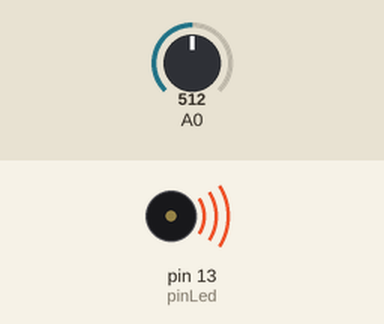
Bench run of a sketch on a simulated Arduino Uno, built with avr-gcc and run on an emulated ATmega328P. On the bench: buzzer (waves = sounding). Inputs (shaded band) come from the test bench; at power-on: A0 = 512.

Above: at 0.1 s.
Timing chart, 0 to 1.6 s (numbered marks = the images above):
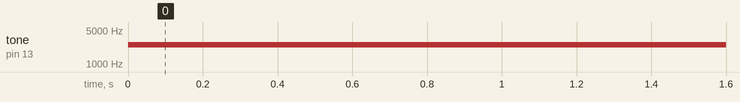

Measured:
- by itself, tone on pin 13 (pinLed): silent → 2510 Hz at 0.00 s

The sketch:

LED.ino
```cpp
const int pinLed=13;
void setup() {
  // put your setup code here, to run once:
pinMode (pinLed,OUTPUT);
}

void loop() {
  int p=analogRead(A0);
  int n=map(p,0,1024,20,5000);
  tone (pinLed,n);
  // put your main code here, to run repeatedly:

}
```
